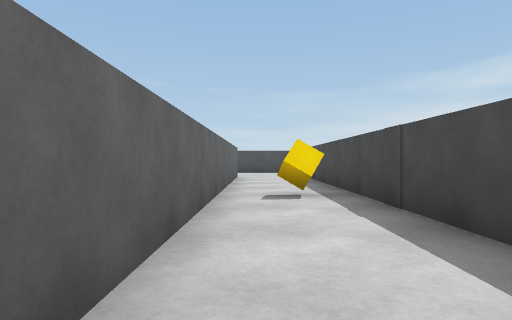
View 1 (above)

21 first-person views from a walk through a Unity game level. The camera is 0.58 m above the floor, looks level and sees 75° across. The floor is counted in squares, 1 m on a side. Each view is taken from the middle of a square. On the plan, view 1 faces up. The plan holds only what a view shows up to about 9 squares ahead; the rest is blank. The player is left out.

View 2
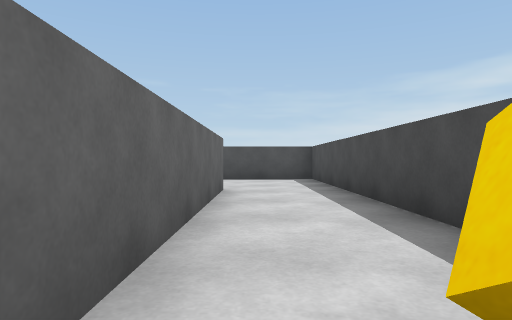

View 3
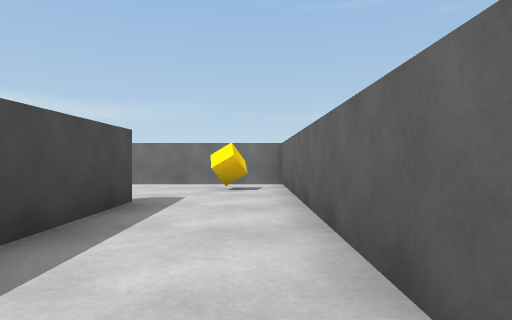

View 4
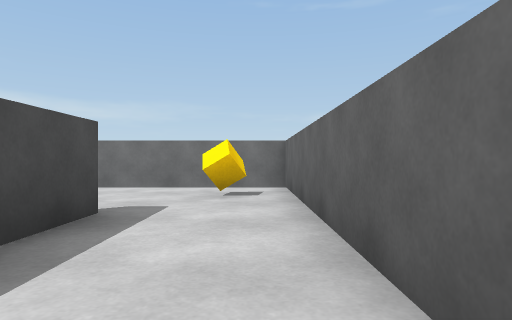

View 5
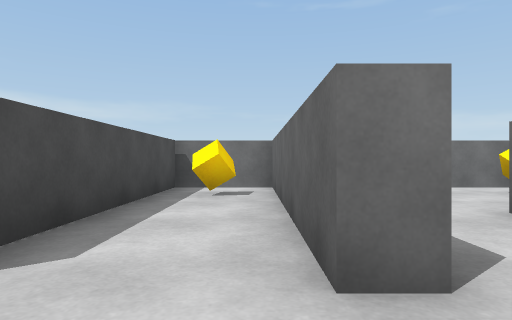

View 6
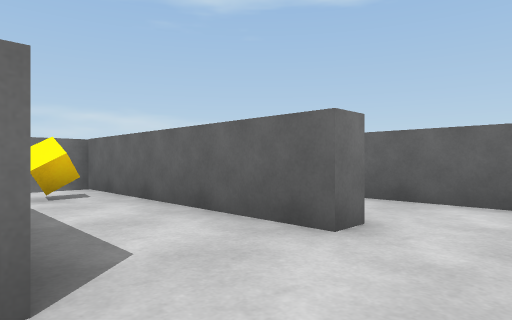

View 7
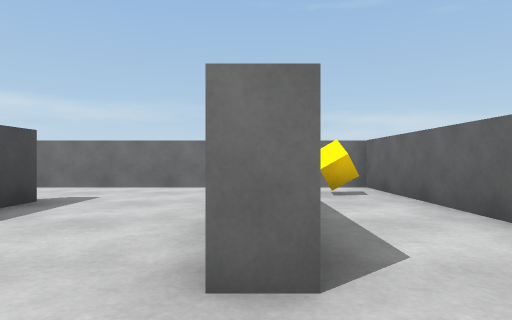

View 8
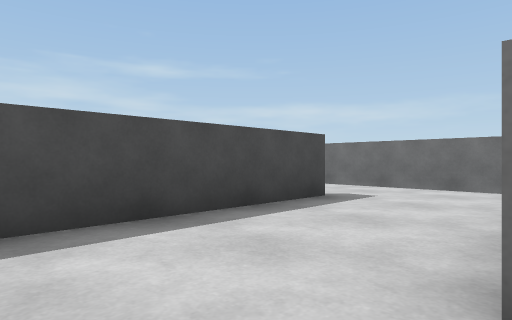

View 9
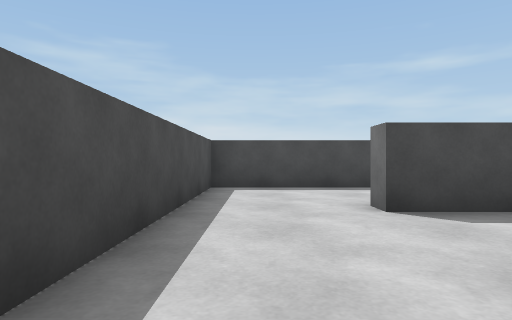

View 10
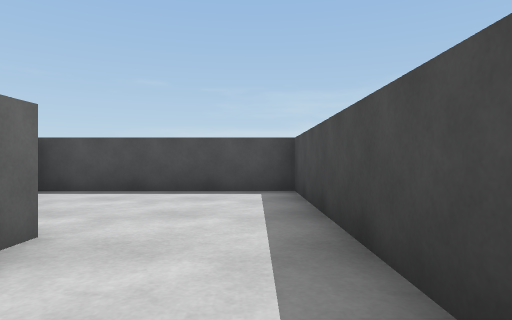

View 11
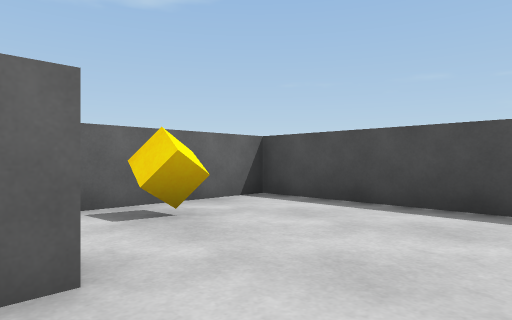

View 12
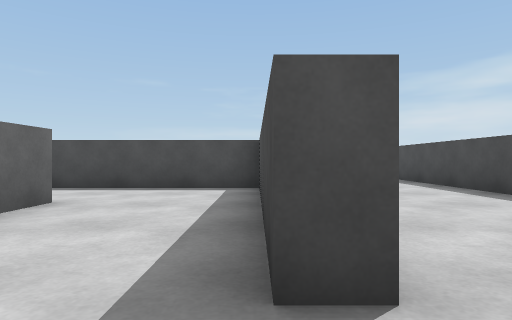

View 13
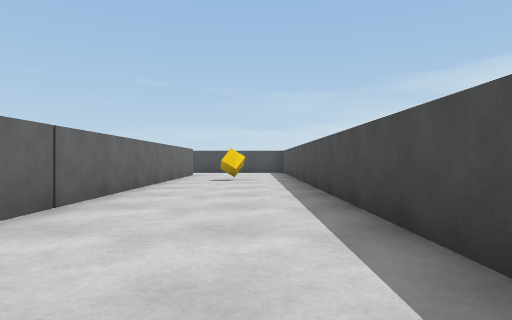

View 14
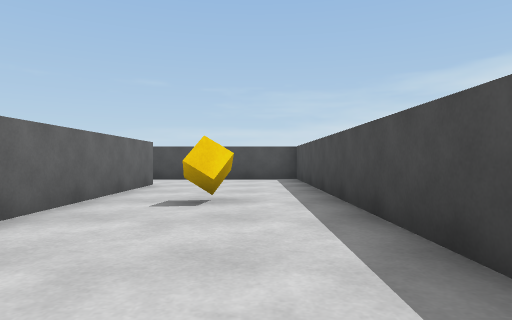

View 15
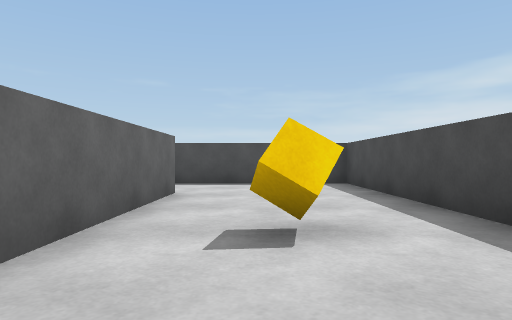

View 16
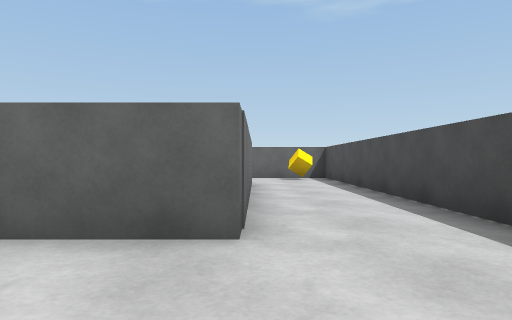

View 17
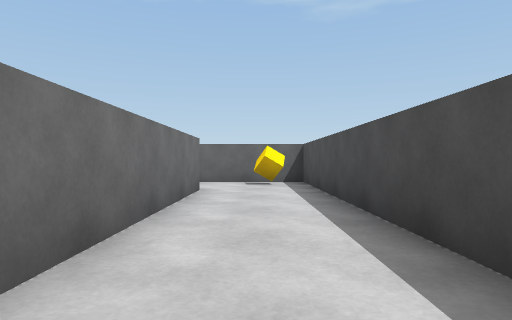

View 18
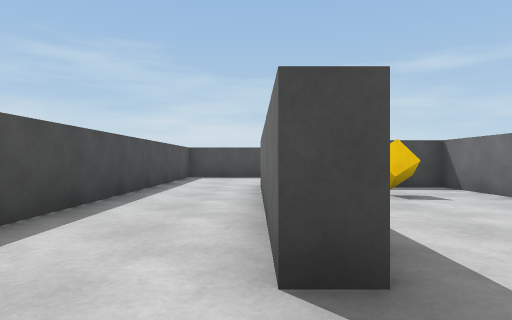

View 19
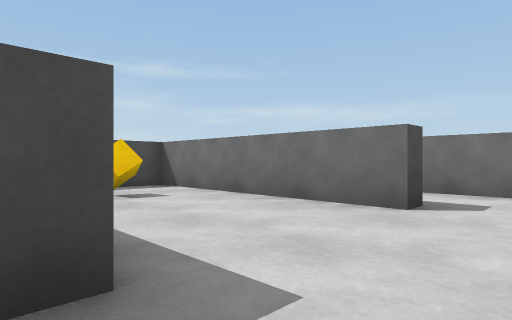

View 20
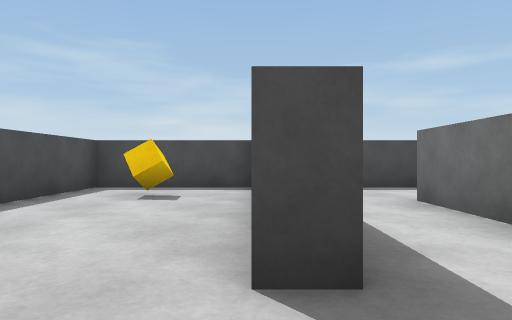

View 21
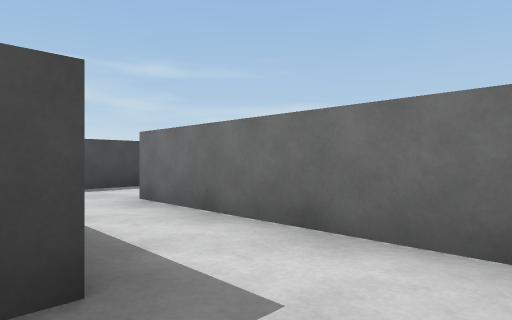

### Floor plan
Ten units are one square. View 1 is at (0, 0); x grows to the right and y downward. Boxes are objects, and circles mark ways between rooms. Rooms are numbered by the first view taken in them; rooms with no view inside come last. Other rooms are left out.
<svg viewBox="-36 -158 184 206">
<path fill="none" stroke="#000" d="M-6 -116 -6 43 8 43M17 8 17 -153 -31 -153 -31 -122M9 43 35 43M41 -16 46 -16 46 43 58 43M66 -39 41 -39M61 43 67 43 67 -16M67 -16 72 -16 72 -6M106 17 101 17 101 -39 66 -39M80 43 104 43M22 -24 22 8M143 -16 143 -153 138 -153M122 -153 22 -153 22 -125M45 -124 45 -129 106 -129 106 -31M104 43 119 43M45 -85 45 -90M32 -67 79 -67M45 -90 101 -90 101 -124 74 -124"/>
<rect x="-25" y="-135" width="10" height="10" fill="#bbb"><title>cube</title></rect>
<rect x="5" y="15" width="10" height="10" fill="#bbb"><title>cube</title></rect>
<rect x="5" y="-65" width="10" height="10" fill="#bbb"><title>cube</title></rect>
<rect x="55" y="25" width="10" height="10" fill="#bbb"><title>cube</title></rect>
<rect x="25" y="-145" width="10" height="10" fill="#bbb"><title>cube</title></rect>
<rect x="115" y="-105" width="10" height="10" fill="#bbb"><title>cube</title></rect>
<rect x="75" y="-115" width="10" height="10" fill="#bbb"><title>cube</title></rect>
<circle cx="30" cy="-5" r="3" fill="#2a7"/>
<circle cx="70" cy="-25" r="3" fill="#2a7"/>
<circle cx="40" cy="-25" r="3" fill="#2a7"/>
<circle cx="100" cy="25" r="3" fill="#2a7"/>
<circle cx="35" cy="-130" r="3" fill="#2a7"/>
<circle cx="35" cy="-90" r="3" fill="#2a7"/>
<text x="0" y="-60">1</text>
<text x="50" y="0">2</text>
<text x="80" y="0">3</text>
<text x="30" y="-20">4</text>
<text x="110" y="-80">5</text>
<text x="60" y="-80">6</text>
<text x="60" y="-110">7</text>
</svg>
Room 1 opens to room 4. Room 2 opens to room 3. Room 2 opens to room 4. Room 3 opens to room 5. Room 5 opens to room 7. Room 6 opens to room 7.

Where each view was taken, in squares from view 1:
view 1: 0 up, 0 right, facing up
view 2: 5 up, 0 right, facing up
view 3: 4 up, 0 right, facing down
view 4: 3 up, 0 right, facing down
view 5: 3 up, 5 right, facing down
view 6: 3 up, 7 right, facing down-left
view 7: 3 up, 7 right, facing down
view 8: 3 up, 7 right, facing down-right
view 9: 3 up, 3 right, facing right
view 10: 9 up, 1 right, facing up
view 11: 11 up, 1 right, facing up-left
view 12: 3 down, 10 right, facing up
view 13: 0 up, 13 right, facing up
view 14: 5 up, 13 right, facing up
view 15: 7 up, 12 right, facing up
view 16: 13 up, 13 right, facing left
view 17: 14 up, 11 right, facing left
view 18: 13 up, 3 right, facing right
view 19: 13 up, 3 right, facing down-right
view 20: 9 up, 3 right, facing right
view 21: 9 up, 3 right, facing down-right
